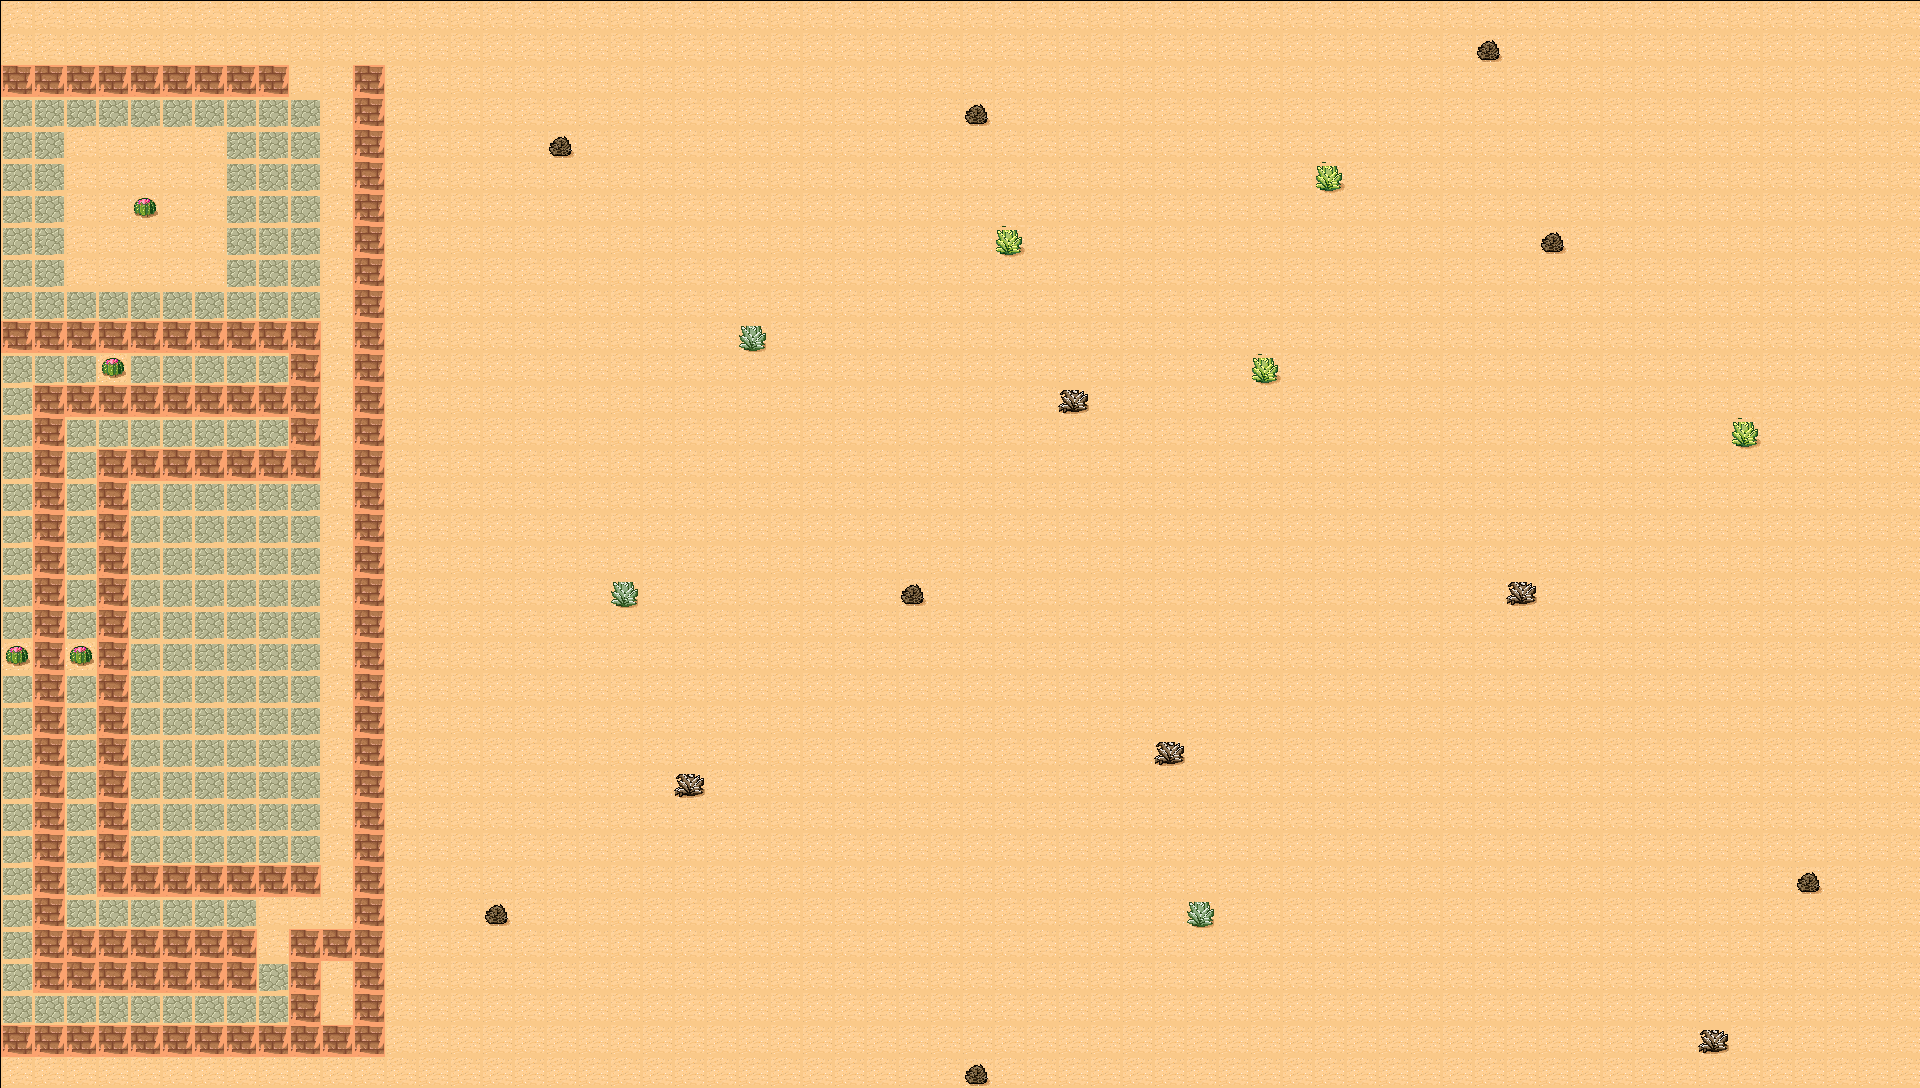

Rendered tile map (Tiled .tmx) drawn with the repository's tilesets; below, a short description and the map source with its tile grids summarised:
An orthogonal 60x34 tile map with 32x32 px tiles, 3 tile layers (Background, Land, meta), 2 tilesets and 18 objects (17x EnemySpawn, SpawnPoint).

<map version="1.0" orientation="orthogonal" width="60" height="34" tilewidth="32" tileheight="32">
 <tileset firstgid="1" name="tmw_desert_spacing" tilewidth="32" tileheight="32" spacing="1" margin="1">
  <tileoffset x="1" y="1" />
  <image source="tmw_desert_spacing.png" width="265" height="199" />
  <tile id="29">
   <properties>
    <property name="Collectable" value="True" />
   </properties>
  </tile>
  <tile id="30">
   <properties>
    <property name="Collectable" value="Pick" />
   </properties>
  </tile>
 </tileset>
 <tileset firstgid="49" name="meta_tiles" tilewidth="32" tileheight="32" spacing="1" margin="1">
  <tileoffset x="1" y="1" />
  <image source="meta_tiles.png" width="67" height="34" />
  <tile id="0">
   <properties>
    <property name="Collidable" value="True" />
   </properties>
  </tile>
 </tileset>
 <layer name="Background" width="60" height="34">
  <data>[2040 cells, 2040 non-empty, 6 distinct tile ids]</data>
 </layer>
 <layer name="Land" width="60" height="34">
  <data>[2040 cells, 1709 non-empty, 2 distinct tile ids]</data>
 </layer>
 <layer name="meta" width="60" height="34">
  <data>[2040 cells, 132 non-empty, 1 distinct tile ids]</data>
 </layer>
 <objectgroup name="Obj" width="60" height="34">
  <object name="SpawnPoint" x="1679" y="84" width="37" height="28" />
  <object name="EnemySpawn" x="183" y="658" width="21" height="19">
   <properties>
    <property name="Enemy" value="1" />
   </properties>
  </object>
  <object name="EnemySpawn" x="18" y="766" width="21" height="19">
   <properties>
    <property name="Enemy" value="1" />
   </properties>
  </object>
  <object name="EnemySpawn" x="242" y="92" width="21" height="19">
   <properties>
    <property name="Enemy" value="1" />
   </properties>
  </object>
  <object name="EnemySpawn" x="22" y="186" width="21" height="19">
   <properties>
    <property name="Enemy" value="1" />
   </properties>
  </object>
  <object name="EnemySpawn" x="17" y="413" width="21" height="19">
   <properties>
    <property name="Enemy" value="1" />
   </properties>
  </object>
  <object name="EnemySpawn" x="20" y="476" width="21" height="19">
   <properties>
    <property name="Enemy" value="1" />
   </properties>
  </object>
  <object name="EnemySpawn" x="178" y="417" width="21" height="19">
   <properties>
    <property name="Enemy" value="1" />
   </properties>
  </object>
  <object name="EnemySpawn" x="19" y="252" width="21" height="19">
   <properties>
    <property name="Enemy" value="1" />
   </properties>
  </object>
  <object name="EnemySpawn" x="276" y="188" width="21" height="19">
   <properties>
    <property name="Enemy" value="1" />
   </properties>
  </object>
  <object name="EnemySpawn" x="178" y="604" width="21" height="19">
   <properties>
    <property name="Enemy" value="1" />
   </properties>
  </object>
  <object name="EnemySpawn" x="118" y="988" width="21" height="19">
   <properties>
    <property name="Enemy" value="1" />
   </properties>
  </object>
  <object name="EnemySpawn" x="209" y="508" width="21" height="19">
   <properties>
    <property name="Enemy" value="1" />
   </properties>
  </object>
  <object name="EnemySpawn" x="240" y="254" width="21" height="19">
   <properties>
    <property name="Enemy" value="1" />
   </properties>
  </object>
  <object name="EnemySpawn" x="210" y="349" width="21" height="19">
   <properties>
    <property name="Enemy" value="1" />
   </properties>
  </object>
  <object name="EnemySpawn" x="146" y="891" width="21" height="19">
   <properties>
    <property name="Enemy" value="1" />
   </properties>
  </object>
  <object name="EnemySpawn" x="81" y="541" width="21" height="19">
   <properties>
    <property name="Enemy" value="1" />
   </properties>
  </object>
  <object name="EnemySpawn" x="88" y="892" width="21" height="19">
   <properties>
    <property name="Enemy" value="1" />
   </properties>
  </object>
 </objectgroup>
</map>
